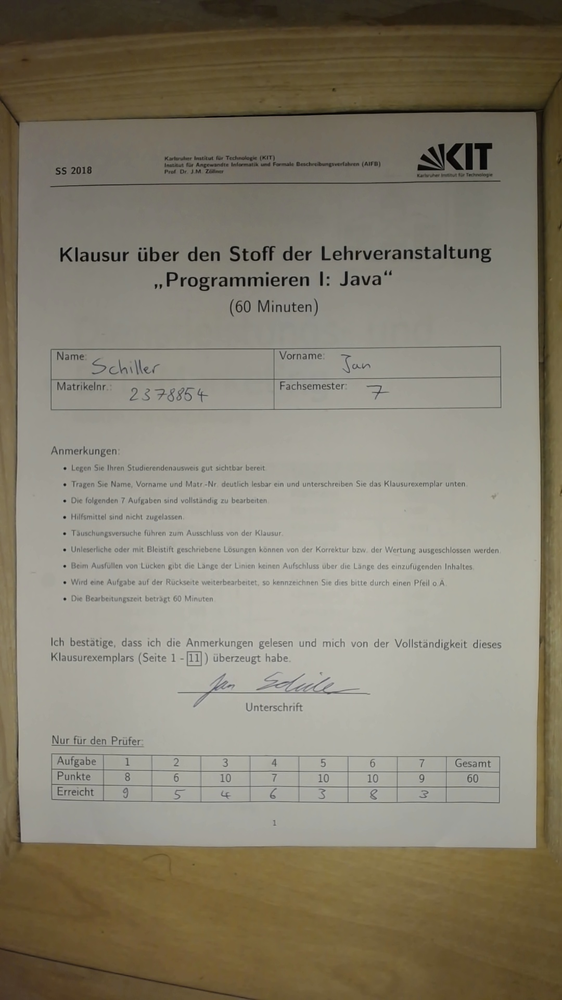
#> input picture image.png, 562 x 1000 px, shrunk from 1080 x 1920 before the run
$ python -i utils_document_scanner.py   (imports and definitions only)
#> lines starting #> are read from the running program, lines starting #| are printed output that depends on the picture; after the words box and inside, x2 and y2 are one past the last pixel; in counts of white or black regions, pixels touching at a corner belong together
#> further down, picture is the input picture: shape (1000, 562, 3); mean B, G, R 111.1, 127.5, 133.8
import cv2
import matplotlib.pyplot as plt
import numpy as np

# [215 lines left out: functions corner_detector, crop_image_percentage_based, display_image_in_terminal, draw_contours_in_image, draw_labeled_circles, final_destination_corners and 3 more, not called in this run]

def pre_process_image(image):
    """
    Pre-processes an image of a document.

    Args:
    - image: The original input image (in BGR format) to be pre-processed.

    Returns:
    - eroded_image: The pre-processed image after performing grayscale conversion,
                    blurring, morphology operations (closing), edge detection, dilation,
                    and erosion to prepare it for document analysis.
    """

    # Convert the original image to grayscale
    gray_image = cv2.cvtColor(image, cv2.COLOR_BGR2GRAY)
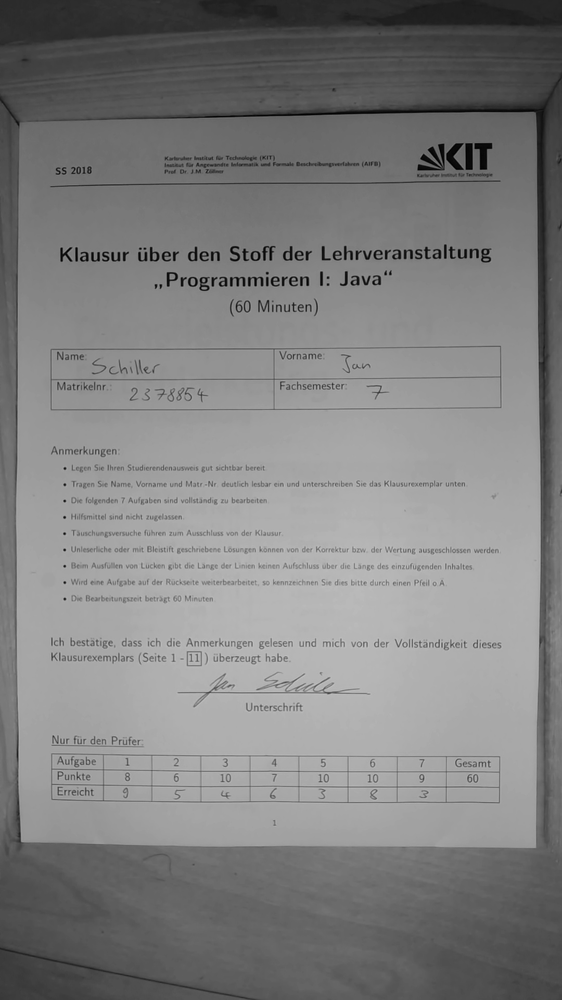
#> gray_image: shape (1000, 562); min 0, max 199, mean 127.5
    # display_image_in_terminal(gray_image, "Grayscale image")

    # Blurr the grayscale image
    blurred_image = cv2.GaussianBlur(gray_image, (15, 15), 0)
    # display_image_in_terminal(blurred_image, "Blurred image")

    # Apply dilation and erosion to remove text from the blurred image
    kernel = np.ones((15, 15), np.uint8)
    closed_image = cv2.morphologyEx(blurred_image, cv2.MORPH_CLOSE, kernel, iterations=3)
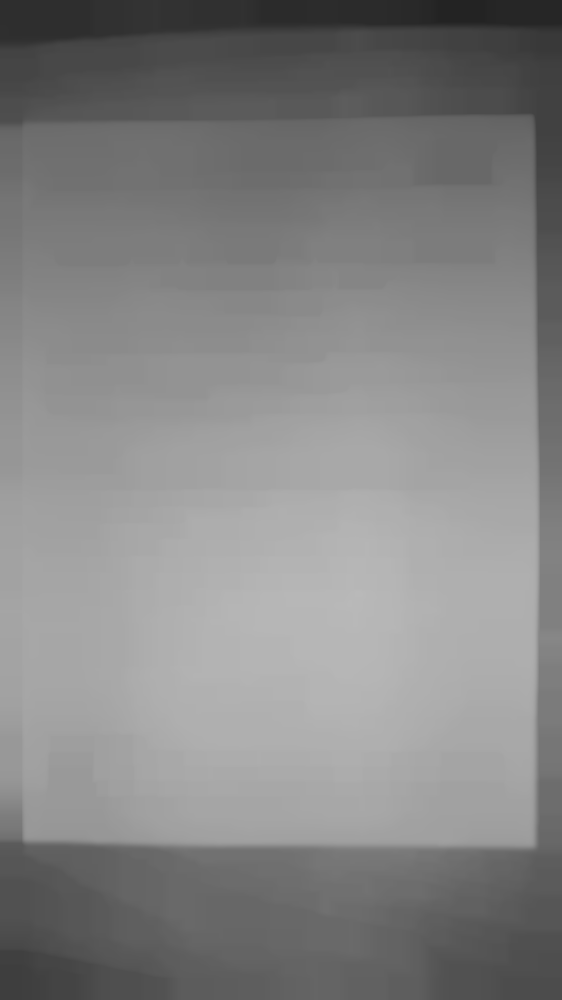
#> closed_image: shape (1000, 562); min 35, max 185, mean 131.7
    # display_image_in_terminal(closed_image, "Closed image")

    # Edge 'closed_image'
    edged_image = cv2.Canny(closed_image, 10, 20)
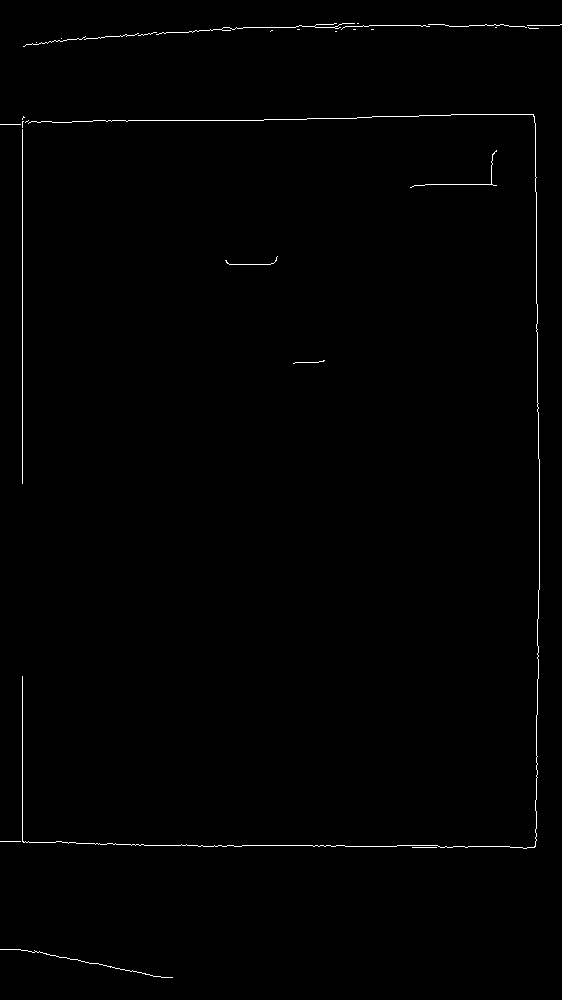
#> edged_image: shape (1000, 562); 0.6% white in thin lines or dots
    # display_image_in_terminal(edged_image, "Edged image")

    # Create a 5x5 kernel filled with ones
    kernel = np.ones((5, 5))

    # Dilate the edged image
    dilated_image = cv2.dilate(edged_image, kernel, iterations = 2)
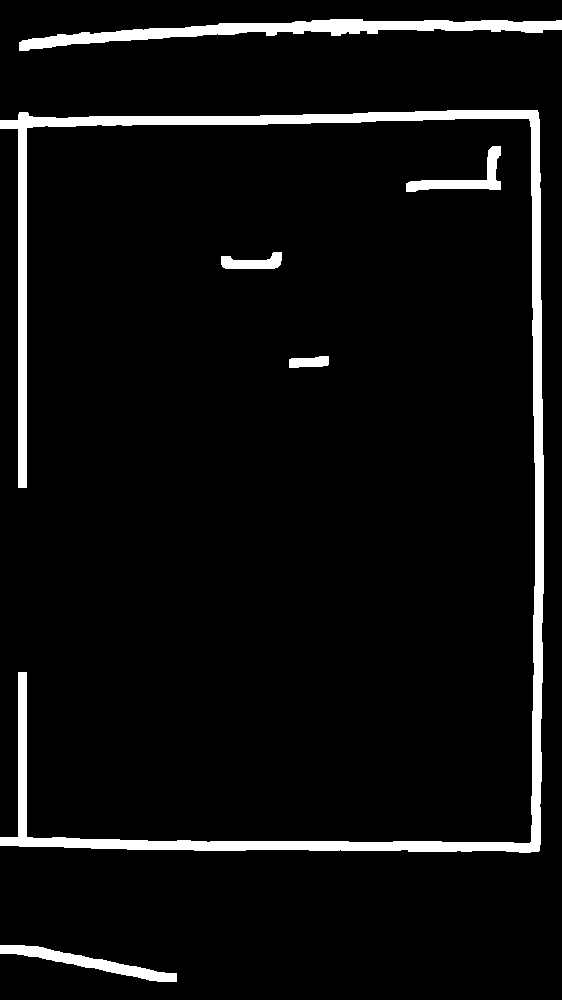
#> dilated_image: shape (1000, 562); 5.6% white; 6 white regions, box (x1, y1, x2, y2) and area: (0, 110, 544, 853) 21657, (19, 19, 562, 51) 5803, (0, 945, 177, 982) 1839, (406, 146, 501, 192) 1240, (221, 252, 282, 269) 652, (289, 356, 329, 368) 385
    # display_image_in_terminal(dilated_image, "Dilated image")

    # Erode the dilated image
    eroded_image = cv2.erode(dilated_image, kernel, iterations = 1)
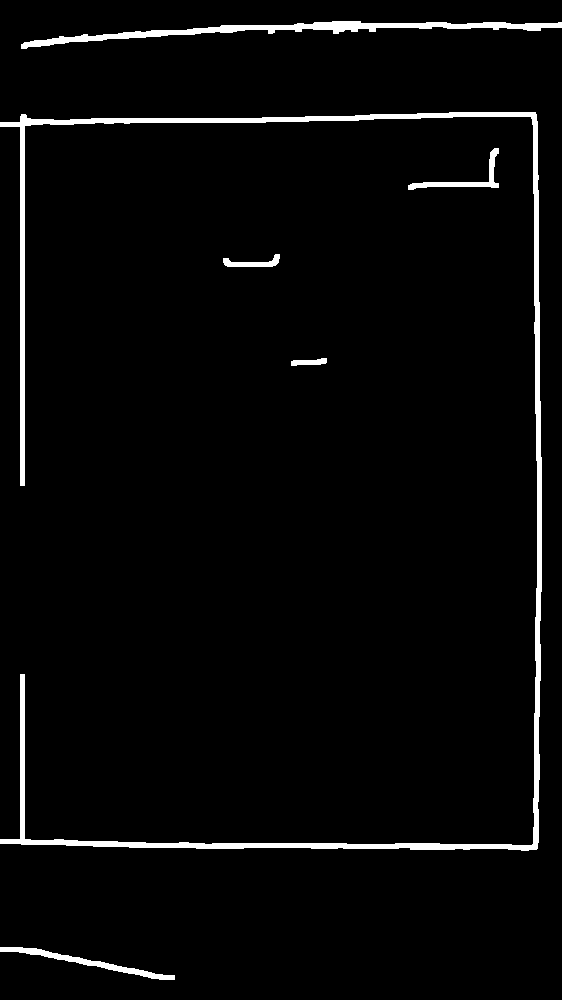
#> eroded_image: shape (1000, 562); 3.2% white; 6 white regions, box (x1, y1, x2, y2) and area: (0, 112, 542, 851) 12145, (21, 21, 562, 49) 3391, (0, 947, 175, 980) 1009, (408, 148, 499, 190) 668, (223, 254, 280, 267) 340, (291, 358, 327, 366) 193
    # display_image_in_terminal(eroded_image, "Eroded image")

    return eroded_image

>>> import cv2
>>> picture = cv2.imread('image.png')
>>> result = pre_process_image(picture)
